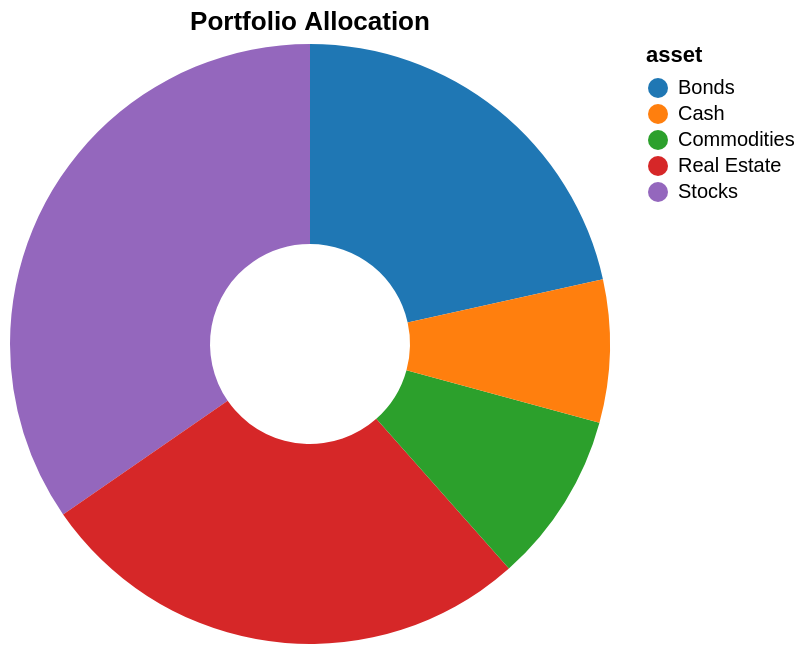

The Vega-Lite source for this figure:
### Vega-Lite specification from a JSON file in a GitHub repository (floating-point values rounded to 4 significant figures)
{"$schema": "https://vega.github.io/schema/vega-lite/v6.json", "description": "Investment portfolio allocation", "data": {"values": [{"asset": "Stocks", "value": 450000}, {"asset": "Bonds", "value": 280000}, {"asset": "Real Estate", "value": 350000}, {"asset": "Commodities", "value": 120000}, {"asset": "Cash", "value": 100000}]}, "mark": {"type": "arc", "innerRadius": 50}, "encoding": {"theta": {"field": "value", "type": "quantitative"}, "color": {"field": "asset", "type": "nominal", "scale": {"scheme": "category10"}}, "tooltip": [{"field": "asset", "type": "nominal", "title": "Asset Class"}, {"field": "value", "type": "quantitative", "title": "Value ($)", "format": "$,.0f"}]}, "title": "Portfolio Allocation"}
